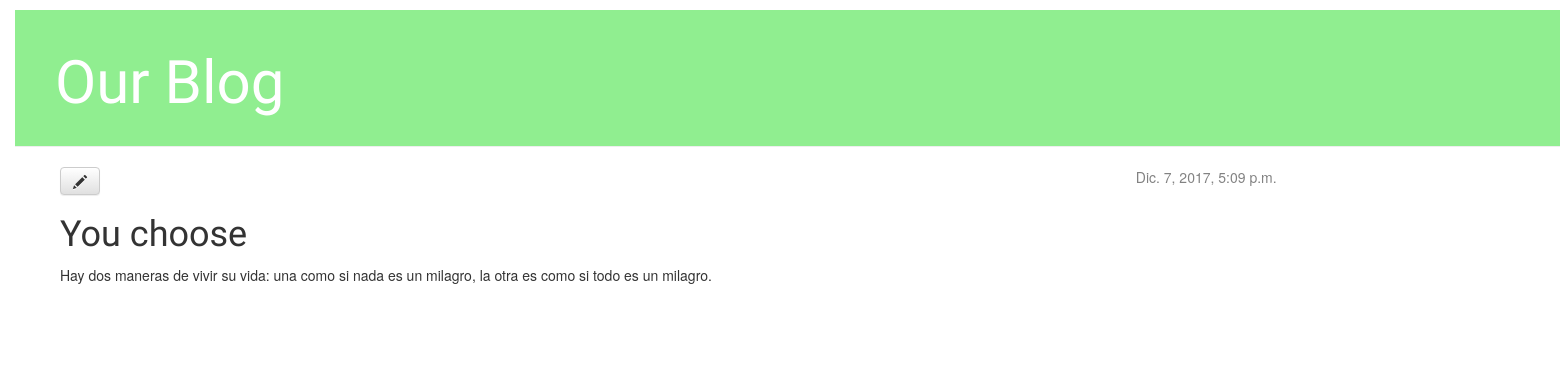
Page /post/5/ on the earlier database version.
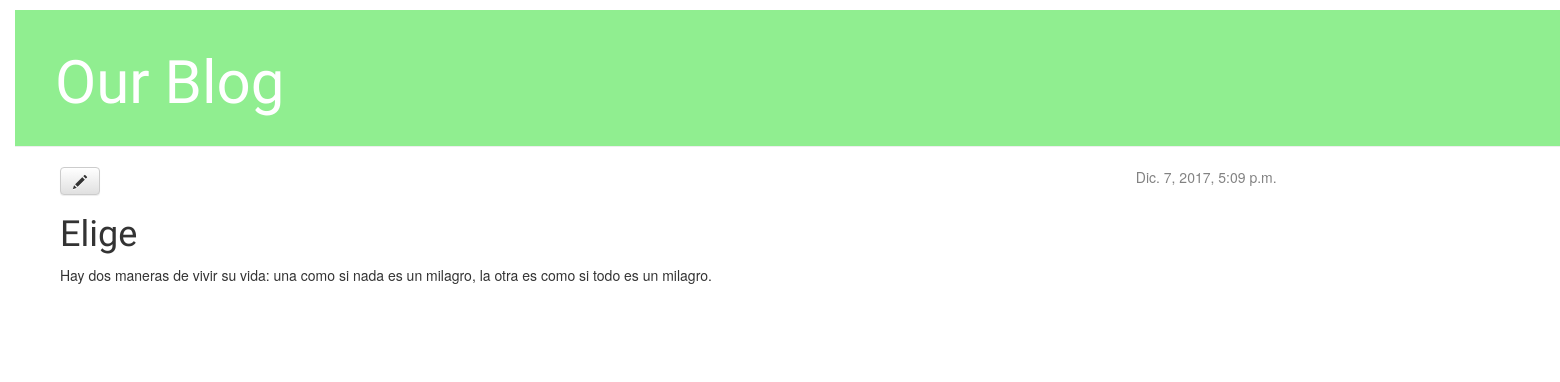
Same page on the later database version.
### blog/models.py (models this page shows, shortened)
class Post(models.Model):
    author = models.ForeignKey('auth.User')
    title = models.CharField(max_length=200)
    text = models.TextField()
    created_date = models.DateTimeField(
        default=timezone.now)
    published_date = models.DateTimeField(
        blank=True, null=True)

### blog/views.py (the view)
# urls.py: url(r'^post/(?P<pk>[0-9]+)/$', views.post_detail,  name='post_detail'),
def post_detail(request, pk):
    post = get_object_or_404(Post, pk=pk)
    return render(request, 'blog/post_detail.html', {'post': post})

### blog/templates/blog/post_detail.html
{% extends 'blog/base.html' %}
{% block content %}
    <div class="post">
        {% if post.published_date %}
            <div class="date">
                {{ post.published_date }}
            </div>
        {% endif %}
        <a class="btn btn-default" href="{% url 'post_edit' pk=post.pk %}"><span class="glyphicon glyphicon-pencil"></span></a>
        <h1>{{ post.title }}</h1>
        <p>{{ post.text|linebreaksbr }}</p>
    </div>
{% endblock %}

### blog/templates/blog/base.html (shortened to what this page needs)
{% load staticfiles %}
<html>
    <head>
        <link rel="stylesheet" href="//maxcdn.bootstrapcdn.com/bootstrap/3.2.0/css/bootstrap.min.css">
        <link rel="stylesheet" href="//maxcdn.bootstrapcdn.com/bootstrap/3.2.0/css/bootstrap-theme.min.css">
        <link rel="stylesheet" href="{% static 'css/blog.css' %}">
    </head>
    <body>
        <div class="page-header">
            <h1><a href="/">Our Blog</a></h1>
        </div>
        <div class="content container">
            <div class="row">
                <div class="col-md-8">
                {% block content %}
                {% endblock %}
                </div>
            </div>
        </div>
    </body>
</html>

### blog/static/css/blog.css (style rules this page uses)
h1 a, h2 a { color: green; }
body { padding-left: 15px; }
h1 a, h2 a { color: red; font-family: 'Lobster'; }
.page-header { background-color: lightgreen; margin-top: 10px; padding: 20px 20px 20px 40px; width: 1870px }
.page-header h1, .page-header h1 a, .page-header h1 a:visited, .page-header h1 a:active { color: #ffffff; font-size: 45pt; text-decoration: none; }
.content { margin-left: 30px; width: 1870px }
h1, h2, h3, h4 { font-family: 'Lobster', cursive; }
.date { float: right; color: #828282; }
.post { margin-bottom: 70px; }

Differences in the rows shown:
changed Post: title "You choose" → "Elige"
